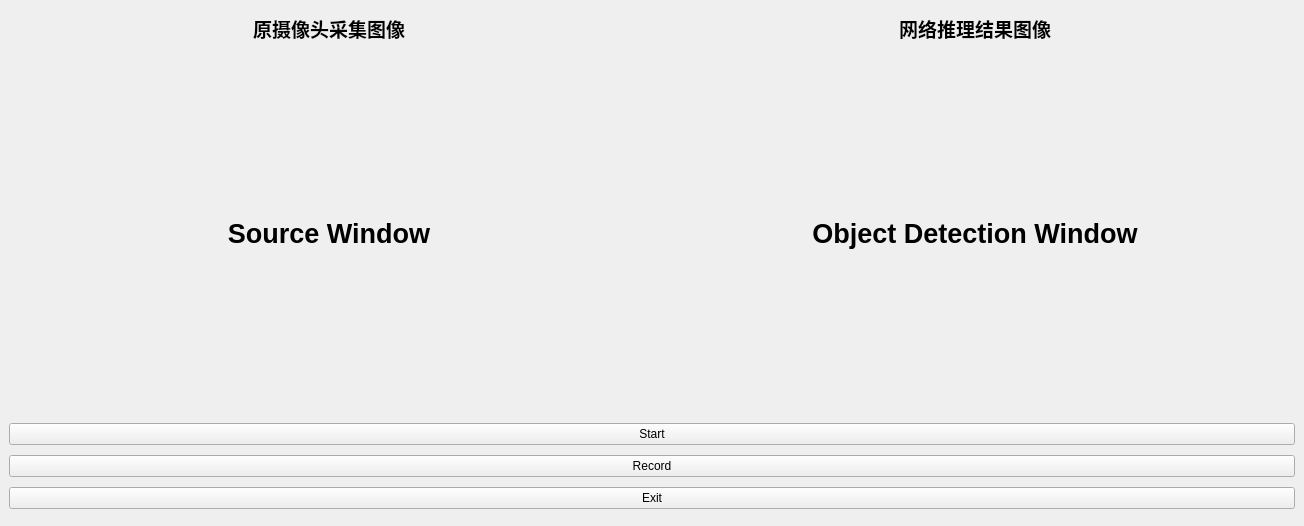
<?xml version="1.0" encoding="UTF-8"?>
<ui version="4.0">
 <class>MainWindow</class>
 <widget class="QMainWindow" name="MainWindow">
  <property name="geometry">
   <rect>
    <x>0</x>
    <y>0</y>
    <width>1304</width>
    <height>526</height>
   </rect>
  </property>
  <property name="windowTitle">
   <string>PythonObdPractice</string>
  </property>
  <widget class="QWidget" name="centralwidget">
   <layout class="QGridLayout" name="gridLayout">
    <item row="3" column="0" colspan="2">
     <widget class="QPushButton" name="pushbutton_play_pause">
      <property name="text">
       <string>Start</string>
      </property>
     </widget>
    </item>
    <item row="1" column="1">
     <widget class="QLabel" name="obd_window">
      <property name="minimumSize">
       <size>
        <width>640</width>
        <height>360</height>
       </size>
      </property>
      <property name="maximumSize">
       <size>
        <width>640</width>
        <height>360</height>
       </size>
      </property>
      <property name="font">
       <font>
        <pointsize>20</pointsize>
        <bold>true</bold>
       </font>
      </property>
      <property name="text">
       <string>Object Detection Window</string>
      </property>
      <property name="alignment">
       <set>Qt::AlignCenter</set>
      </property>
     </widget>
    </item>
    <item row="1" column="0">
     <widget class="QLabel" name="video_window">
      <property name="enabled">
       <bool>true</bool>
      </property>
      <property name="minimumSize">
       <size>
        <width>640</width>
        <height>360</height>
       </size>
      </property>
      <property name="maximumSize">
       <size>
        <width>640</width>
        <height>360</height>
       </size>
      </property>
      <property name="font">
       <font>
        <pointsize>20</pointsize>
        <italic>false</italic>
        <bold>true</bold>
       </font>
      </property>
      <property name="text">
       <string>Source Window</string>
      </property>
      <property name="alignment">
       <set>Qt::AlignCenter</set>
      </property>
     </widget>
    </item>
    <item row="4" column="0" colspan="2">
     <widget class="QPushButton" name="pushbutton_record">
      <property name="text">
       <string>Record</string>
      </property>
     </widget>
    </item>
    <item row="5" column="0" colspan="2">
     <widget class="QPushButton" name="pushbutton_exit">
      <property name="text">
       <string>Exit</string>
      </property>
     </widget>
    </item>
    <item row="0" column="0">
     <widget class="QLabel" name="label">
      <property name="minimumSize">
       <size>
        <width>640</width>
        <height>30</height>
       </size>
      </property>
      <property name="maximumSize">
       <size>
        <width>640</width>
        <height>30</height>
       </size>
      </property>
      <property name="font">
       <font>
        <pointsize>14</pointsize>
        <bold>true</bold>
       </font>
      </property>
      <property name="text">
       <string>原摄像头采集图像</string>
      </property>
      <property name="textFormat">
       <enum>Qt::PlainText</enum>
      </property>
      <property name="alignment">
       <set>Qt::AlignCenter</set>
      </property>
     </widget>
    </item>
    <item row="0" column="1">
     <widget class="QLabel" name="label_2">
      <property name="minimumSize">
       <size>
        <width>640</width>
        <height>30</height>
       </size>
      </property>
      <property name="maximumSize">
       <size>
        <width>640</width>
        <height>30</height>
       </size>
      </property>
      <property name="font">
       <font>
        <pointsize>14</pointsize>
        <bold>true</bold>
       </font>
      </property>
      <property name="text">
       <string>网络推理结果图像</string>
      </property>
      <property name="alignment">
       <set>Qt::AlignCenter</set>
      </property>
     </widget>
    </item>
   </layout>
  </widget>
  <widget class="QMenuBar" name="menubar">
   <property name="geometry">
    <rect>
     <x>0</x>
     <y>0</y>
     <width>1304</width>
     <height>22</height>
    </rect>
   </property>
  </widget>
 </widget>
 <resources/>
 <connections/>
</ui>
